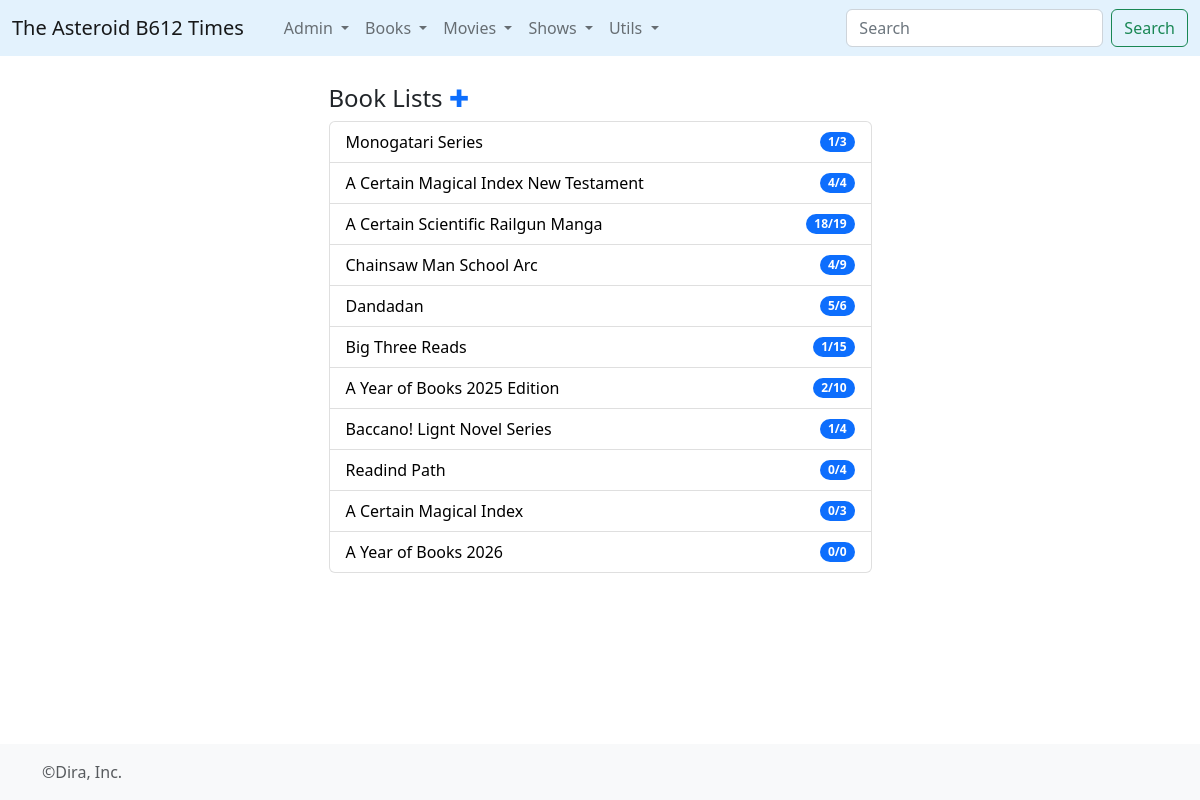
Before: /booklists/ with the older database file.
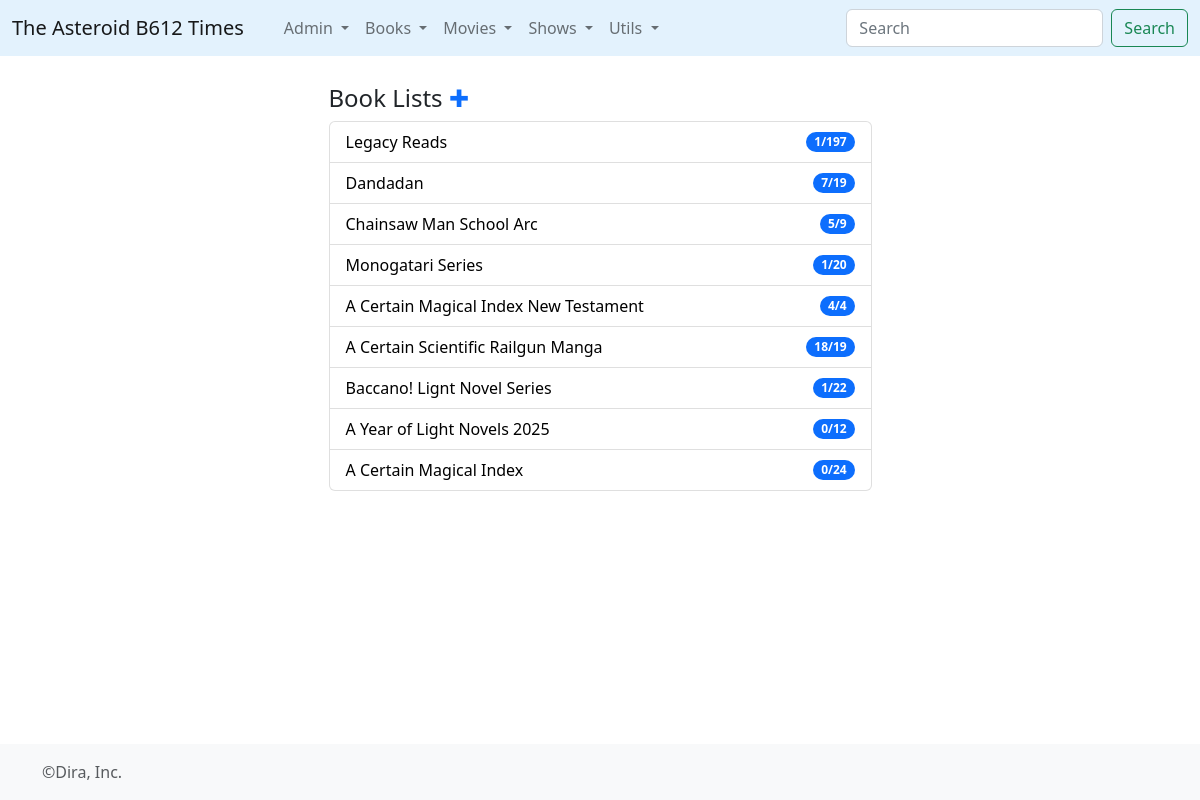
After: the same page with the newer database file.
### times/models.py (models this page shows, shortened)
class BookList(models.Model):
	listname = models.CharField(max_length=500)
	date_created = models.DateField(auto_now=True)
	listinfo = models.TextField()
	tipo = models.IntegerField(default=0)
	@property
	def conteo(self):
		cont = RelBookList.objects.filter(blist=self).count()
		return cont
	@property
	def lecturas(self):
		n_lecturas = RelBookList.objects.filter(blist=self, bbook__consumo__finish_d__gt=self.date_created).count()
		return n_lecturas

### times/views.py (the view)
# urls.py: path('booklists/', views.booklists, name='booklists'),
def booklists(request):
	listas = BookList.objects.raw("""
                select
                a.*
                from
                times_booklist a
                left join (
                select
                    a.blist_id,
                    max(c.finish_d) max_f
                from
                    times_relbooklist a
                    inner join times_book b
                    on a.bbook_id = b.id
                    inner join times_consumo c
                    on b.id = volume_id
                group by
                    a.blist_id ) b
                on a.id = b.blist_id
                order by
                ifnull(b.max_f,'1999-12-31') desc, a.id desc
	""")
	return render(request,'booklists.html',{'listas':listas})

### times/templates/booklists.html (shortened to what this page needs)
{% extends 'base_forms.html' %}
{% block contenido %}
<article>
	<h4>Book Lists <a href="/addbookcoleccion" style="text-decoration:none;">&#x271A;</a></h4>
	  <ul class="list-group">
        {% for l in listas %}
          <li class="list-group-item d-flex justify-content-between align-items-center">
          <a href="{% url 'booklist' l.id %}" style="color:black; text-decoration: none;"> {{l.listname}}</a>
            <span class="badge bg-primary rounded-pill">{{l.lecturas}}/{{l.conteo}}</span>
          </li>
        {% endfor %}
      </ul>
</article>
<br>
{% endblock%}

### times/templates/base_forms.html (shortened to what this page needs)
{% load static%}
<!doctype html>
<html lang="en" class="h-100">
  <head>
    <link href="{% static 'css/dira_style.css' %}" rel="stylesheet">
<link href="{% static 'css/bootstrap.min.css' %}" rel="stylesheet">
    <link href="{% static 'css/sticky-footer-navbar.css' %}" rel="stylesheet">
    <link href="{% static 'css/blog.css' %}" rel="stylesheet">
  </head>
  <body class="d-flex flex-column h-100">
<header>
  <nav class="navbar navbar-expand-md fixed-top" style="background-color: #e3f2fd;">
    <div class="container-fluid">
      <a class="navbar-brand" href="{% url 'homepage' %}">The Asteroid B612 Times</a>
      <div class="collapse navbar-collapse" id="navbarCollapse">
        <ul class="navbar-nav me-auto mb-2 mb-md-0">
          <li class="nav-item">
            <a class="nav-link active" aria-current="page" href="/"></a>
          </li>
           <li class="nav-item dropdown">
              <a class="nav-link dropdown-toggle" href="#" id="navbarDropdown" role="button" data-bs-toggle="dropdown" aria-expanded="false">
                Admin
              </a>
            </li>
             <li class="nav-item dropdown">
              <a class="nav-link dropdown-toggle" href="#" id="navbarDropdown" role="button" data-bs-toggle="dropdown" aria-expanded="false">
                Books
              </a>
            </li>
             <li class="nav-item dropdown">
              <a class="nav-link dropdown-toggle" href="#" id="navbarDropdown" role="button" data-bs-toggle="dropdown" aria-expanded="false">
                Movies
              </a>
            </li>
             <li class="nav-item dropdown">
              <a class="nav-link dropdown-toggle" href="#" id="navbarDropdown" role="button" data-bs-toggle="dropdown" aria-expanded="false">
                Shows
              </a>
            </li>
            <li class="nav-item dropdown">
              <a class="nav-link dropdown-toggle" href="#" id="navbarDropdown" role="button" data-bs-toggle="dropdown" aria-expanded="false">
                Utils
              </a>
            </li>
         </ul>
        <form class="d-flex" role="search" action="{% url 'search' %}"  method="post">
          <input class="form-control me-2" type="search" name="kw" placeholder="Search" aria-label="Search">
          <button class="btn btn-outline-success" type="submit">Search</button>
        </form>
      </div>
    </div>
  </nav>
</header>
<main class="flex-shrink-0">
  <div class="container">
    <div class="row justify-content-center">
            <div class="col-sm-6"><br>
      {% block contenido %}{% endblock %}
  </div>
  </div>
</main>
<footer class="footer mt-auto py-3 bg-light">
  <div class="container">
    <span class="text-muted">&copy;Dira, Inc.</span>
  </div>
</footer>
  </body>
</html>

### static/css/sticky-footer-navbar.css (style rules this page uses)
main > .container { padding: 60px 15px 0; }

Changed rows visible on the page:
removed BookList: listname "Big Three Reads", lecturas "1", conteo "15"
removed BookList: listname "A Year of Books 2025 Edition", lecturas "2", conteo "10"
removed BookList: listname "Readind Path", lecturas "0", conteo "4"
removed BookList: listname "A Year of Books 2026", lecturas "0", conteo "0"
added BookList: listname "Legacy Reads", lecturas "1", conteo "197"
shown differently, row unchanged: BookList "Dandadan": lecturas "5" → "7"; conteo "6" → "19"; moves up the list
shown differently, row unchanged: BookList "Chainsaw Man School Arc": lecturas "4" → "5"; moves up the list
computed for BookList "Monogatari Series": conteo "3" → "20"
computed for BookList "Baccano! Lignt Novel Series": conteo "4" → "22"
added BookList: listname "A Year of Light Novels 2025", lecturas "0", conteo "12"
computed for BookList "A Certain Magical Index": conteo "3" → "24"
